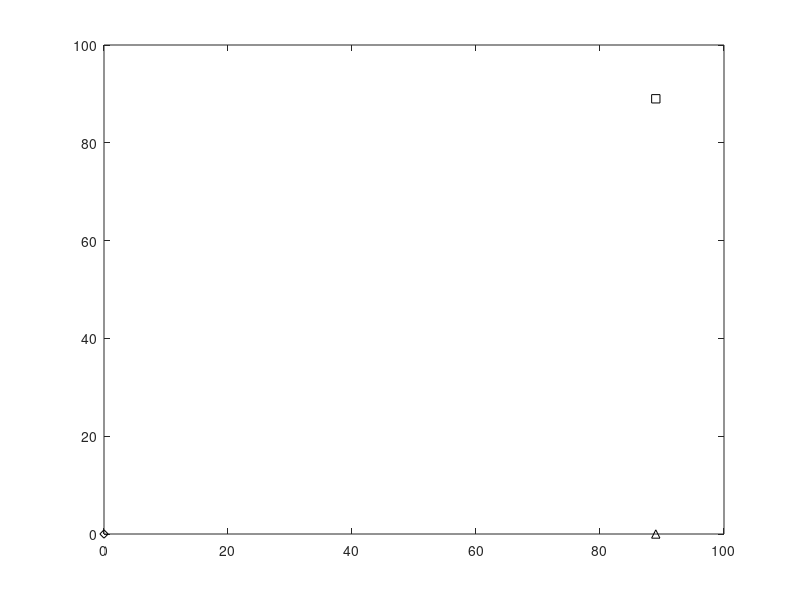

Recreate this plot in MATLAB. (Note: this script raises an error after producing the figure.)
function foptpath(numIterations,rep,num)

% FOPTPATH finds the fastest base running path from home to second base in
% a sample of [value of numIterations] random paths. It does this by
% calculating the time it would take to run along each random path, given
% that the runner sprints at a max speed of [value of v_max] ft/s,
% accelerates at [value of a_max] ft/s^2, decelerates at [value of a_min]
% ft/s^2, and sprints at [value of sqac(1)*sqrt("R")+sqac(2)] along a curve
% with radius of curvature "R". Therefore, with a large value for
% numIterations, the function can find an excellent approximation of the
% fastest path that an individual should take to go from home to second
% base.
%    Please read my academic paper (see link below) for a detailed
%    explanation of this function.
%
%    https://github.com/alensugimoto/optimum-path-finding-function/blob/
%    master/academicPaper.pdf

% UNITS
% 
% feet and seconds

% INPUTS
% 
% numIterations: 1 (default)
%    # == foptpath compares # paths before terminating
% 
% rep: 1 (default)
%    # == foptpath displays the fastest path found so far after every #
%         paths
% 
% num: 0 (default)
%   ~1 == foptpath runs normally
%    1 == foptpath is precise but slow

% BIBLIOGRAPHY
% 
% Tom O'Haver (2020). Fast smoothing function (https://www.mathworks.com/
%    matlabcentral/fileexchange/19998-fast-smoothing-function), MATLAB
%    Central File Exchange. Retrieved Jan 6, 2020.

switch nargin
    case 3
    case 2
        num = 0;
    case 1
        num = 0;
        rep = 1;
    otherwise
        numIterations = 1;
        num = 0;
        rep = 1;
end

% Edit the following values accordingly
v_max = 268/12;
a_max = v_max/3.11;
a_min = -v_max/(9.63-8.22);
sqac = [3.73 1.75];

% the body of the function starts here

maxPerpDist = ((v_max-sqac(2))/sqac(1))^2;
numPerpPoints = round(maxPerpDist+1);
numParaPoints = 6;
distBetwBases = 89;
pathPrcsn = 721;
desarcstep = 0.06;
paraStep = distBetwBases/(numParaPoints - 1);

%%%%%%%%%%%%%%%%%%%%%%%%%%%%%%%%

figure

% bases
b = plot(0,0,'kd',distBetwBases,0,'k^',distBetwBases,distBetwBases,'ks');
b(1).MarkerSize = 10;
b(2).MarkerSize = 10;
b(3).MarkerSize = 10;
hold off

axis([-10 125 -35 100])
daspect([1 1 1])
xlabel('x (ft)')
xticks([0 89])
xticklabels({'0','89'})
ylabel('y (ft)')
yticks([0 89])
yticklabels({'0','89'})
title({'A graph of the fastest path from home to second','base produced after comparing 0 path(s)'})
legend([b(1) b(2) b(3)],{'home base','inner corner of first base','second base'},'Location','NorthWest')
grid on
grid minor

inset = get(gca,'tightinset');
set(gca,'position',[inset(1:2),1-inset(1)-inset(3),1-inset(2)-inset(4)])

%%%%%%%%%%%%%%%%%%%%%%%%%%%

pnt = linspace(0,-maxPerpDist,numPerpPoints);

for i = 1:numIterations
    nx1 = linspace(0,distBetwBases,numParaPoints);
    nx2 = nx1;

    % home to first
    y1 = zeros(1,numParaPoints);
    y1(2) = pnt(randi(end));

    for j = 2:numParaPoints-2
        k = 1;
        while round(pnt(k)-y1(j),4) > round(-y1(j)/(numParaPoints-j),4)
            k = k+1;
        end

        l = numPerpPoints;
        while round(pnt(l)-y1(j),4) < round(y1(j)-y1(j-1),4)
            l = l-1;
        end

        y1(j+1) = pnt(randi([k,l]));
    end

    mBeforeFirst = paraStep/y1(end-1);
    ny1 = y1;
    y1 = fastsmooth(y1,3,1,0);

    % first to second
    y2 = zeros(1,numParaPoints);

    for j = 1:numParaPoints-2
        k = 1;
        while round(pnt(k)-y2(j),4) > round(-y2(j)/(numParaPoints-j),4)
            k = k+1;
        end

        l = numPerpPoints;
        if j == 1 && ~isinf(mBeforeFirst)
            while round(pnt(l)/paraStep,4) < round(mBeforeFirst,4)
                l = l-1;
            end
        elseif j > 1
            while round(pnt(l)-y2(j),4) < round(y2(j)-y2(j-1),4)
                l = l-1;
            end
        end

        y2(j+1) = pnt(randi([k,l]));
    end

    ny2 = y2;
    y2 = fastsmooth(y2,3,1,0);

    x1 = nx1;
    x2 = nx2;
    
    % smoothing first
    theta = atan((-ny2(2)+(x1(end-1)-distBetwBases))/(x2(2)+ny1(end-1)));
    ycomp1 = (x1(end-1)-distBetwBases)*sin(theta)+ny1(end-1)*cos(theta);
    ycomp2 = -ny2(2)*sin(theta)+x2(2)*cos(theta);
    result = (ycomp1+ycomp2)/3;
    xcomp = -1*result*sin(-theta);
    ycomp = result*cos(-theta);

    deltax = -xcomp;
    deltay = -ycomp;
    
    for k = 2:5
        y1(k) = y1(k)+deltay*((k-1)/5);
        x1(k) = x1(k)+deltax*((k-1)/5);
    end

    deltax = -ycomp;
    deltay = xcomp;
    
    for k = 2:5
        y2(k) = y2(k)+deltay*((6-k)/5);
        x2(k) = x2(k)+deltax*((6-k)/5);
    end

    % make pchips
    pp1 = pchip(x1,y1);
    pp2 = pchip(x2,y2);

    % smooth path through first
    mA = -1/pp2.coefs(1,3);
    mB = -1/(3*pp1.coefs(end,1)*(x1(end)-x1(end-1))^2+2*pp1.coefs(end,2)*(x1(end)-x1(end-1))+pp1.coefs(end,3));

    rise = 1/sqrt(1+mB^2) + 1/sqrt(1+1/mA^2);
    run = 1/sqrt(1+1/mB^2) + 1/sqrt(1+mA^2);
    mav = rise/run;

    f_p = pp1.coefs(end,3);
    A = [3*(x1(end)-x1(end-1))^2 2*(x1(end)-x1(end-1)); (x1(end)-x1(end-1))^3 (x1(end)-x1(end-1))^2];
    B = [mav-f_p; -y1(end-1)-f_p*(x1(end)-x1(end-1))];
    x = linsolve(A,B);
    pp1.coefs(end,:) = [x(1,:) x(2,:) f_p y1(end-1)];

    f_p = pp2.coefs(2,3);
    c = -1/mav;
    A = [3*x2(2)^2 2*x2(2); x2(2)^3 x2(2)^2];
    B = [f_p-c; y2(2)-c*x2(2)];
    x = linsolve(A,B);
    pp2.coefs(1,:) = [x(1,:) x(2,:) c 0];

    coefs = [pp1.coefs; pp2.coefs];

    % find arcs for every node
    arclen = zeros(1,pp1.pieces+pp2.pieces);

    for k = 1:pp1.pieces+pp2.pieces
        if k <=pp1.pieces
            xq = linspace(0,x1(k+1)-x1(k));
        else
            xq = linspace(0,x2(k+1-pp1.pieces)-x2(k-pp1.pieces));
        end
        xq_i = xq(1:end-1);
        xq_f = xq(2:end);
        expr_i = sqrt(1+(3.*coefs(k,1).*xq_i.^2 + 2.*coefs(k,2).*xq_i + coefs(k,3)).^2);
        expr_f = sqrt(1+(3.*coefs(k,1).*xq_f.^2 + 2.*coefs(k,2).*xq_f + coefs(k,3)).^2);
        if k == 1
            arclen(k) = sum(0.5.*(xq_f-xq_i).*(expr_f+expr_i),2);
        else
            arclen(k) = arclen(k-1) + sum(0.5.*(xq_f-xq_i).*(expr_f+expr_i),2);
        end
    end

    % find speed vs distance graph
    a = [x1(1:numParaPoints-1) x2(1:numParaPoints-1)+distBetwBases];
    timePrcsn = round((arclen(end)/desarcstep)+1);
    arcstep = arclen(end)/(timePrcsn-1);
    s = linspace(0,arclen(end),timePrcsn);
    v = zeros(1,timePrcsn);
    v0 = v;
    prevPiece = 0;
    xprev = 0;
    yprev = sqrt(1+coefs(1,3)^2);

    for k = 1:timePrcsn
        pieces = find(sort([arclen s(k)])==s(k));
        piece = pieces(1);

        if prevPiece ~= piece
            c = coefs(piece,:);
        end

        if k ~= 1
            x = s(k)-s(k-1)+xprev;
            x0 = -1;
        else
            x = s(k);
        end

        if x ~= 0
            while round(x0,4) ~= round(x,4) 
                y = sqrt(1+(3*c(1)*(x-a(piece)).^2+2*c(2)*(x-a(piece))+c(3)).^2);
                if num == 1
                    expr = @(x) sqrt(1+(3*c(1)*(x-a(piece)).^2+2*c(2)*(x-a(piece))+c(3)).^2);
                    intfun = -arcstep + integral(expr,xprev,x);
                    intfun_p = y;
                    x0 = x;
                    x = x0 - (intfun/intfun_p);
                else
                    fun = 0.5*(x-xprev)*(y+yprev) - arcstep;
                    fun_p = 0.5*((y+yprev) + (x-xprev)*(3*c(1)*(x-a(piece))^2+2*c(2)*(x...
                        -a(piece))+c(3))*(6*c(1)*(x-a(piece))+2*c(2))/y);
                    x0 = x;
                    x = x0 - (fun/fun_p);
                end
            end
        end

        f_2p = 6*c(1)*(x-a(piece))+2*c(2);
        f_p = 3*c(1)*(x-a(piece))^2+2*c(2)*(x-a(piece))+c(3);

        r = (sqrt(1+f_p^2)^3)/(abs(f_2p));
        v1 = sqac(1)*sqrt(r)+sqac(2);

        v0(k) = min(v1,v_max);

        % correcting the graph
        if k > 1
            if k~=timePrcsn
                v(k) = min(v1,v_max);
            end
            for l = k-1:-1:1
                v_maxSlope = sqrt(v(l)^2+2*a_max*(s(l+1)-s(l)));
                v_minSlope = sqrt(v(l+1)^2-2*a_min*(s(l+1)-s(l)));
                if v(l+1) > v_maxSlope && l~=timePrcsn-1
                    v(l+1) = v_maxSlope;
                    break
                elseif v(l) > v_minSlope && l~=1
                    v(l) = v_minSlope;
                else
                    break
                end
            end
        end

        prevPiece = piece;
        xprev = x;
        yprev = sqrt(1+(3*c(1)*(x-a(piece))^2+2*c(2)*(x-a(piece))+c(3))^2);
    end

    t = 0;
    for k = 2:timePrcsn-2
        m = (v(k+1)-v(k))/arcstep;
        if m~=0
            t = t + log(v(k+1)/v(k))/m;
        else
            t = t + arcstep/v(k);
        end
    end

    if i==1 || t<=t_min
        X1 = x1;
        Y1 = y1;
        X2 = x2;
        Y2 = y2;
        PP1 = pp1;
        PP2 = pp2;
        if i==1 || t<t_min
            bests = 0;
        end
        t_min = t;
    end
        
    bests = bests+1;

    if (rem(i,rep)==0) || i==numIterations
        figure(get(gcf,'Number'))
            
        % random paths
        xq = linspace(0,x1(end-1),pathPrcsn);
        xq2 = linspace(x2(2),distBetwBases,pathPrcsn);
        p1 = pchip(x1,y1,xq);
        p2 = pchip(x2,y2,xq2);

        rand1 = plot(xq,p1,'k-',-p2+distBetwBases,xq2,'k-');
        hold on

        xq = linspace(0,x1(end)-x1(end-1));
        xq2 = linspace(0,x2(2)-x2(1));
        rand2 = plot(xq+x1(end-1),polyval(pp1.coefs(end,:),xq),'k-',-polyval(...
            pp2.coefs(1,:),xq2)+distBetwBases,xq2,'k-');
        hold on
        
        rand1(1).Color = [0.7 0.7 0.7];
        rand1(2).Color = [0.7 0.7 0.7];
        rand2(1).Color = [0.7 0.7 0.7];
        rand2(2).Color = [0.7 0.7 0.7];
        rand1(1).LineWidth = 2;
        rand1(2).LineWidth = 2;
        rand2(1).LineWidth = 2;
        rand2(2).LineWidth = 2;
        
        % optimums
        xq = linspace(0,X1(end-1),pathPrcsn);
        xq2 = linspace(X2(2),distBetwBases,pathPrcsn);
        p1 = pchip(X1,Y1,xq);
        p2 = pchip(X2,Y2,xq2);
        
        opt1 = plot(xq,p1,'k-',-p2+distBetwBases,xq2,'k-');
        hold on

        xq = linspace(0,X1(end)-X1(end-1));
        xq2 = linspace(0,X2(2)-X2(1));
        opt2 = plot(xq+X1(end-1),polyval(PP1.coefs(end,:),xq),'k-',-polyval(PP2.coefs(1,:),...
            xq2)+distBetwBases,xq2,'k-');
        hold on
        
        opt1(1).LineWidth = 2;
        opt1(2).LineWidth = 2;
        opt2(1).LineWidth = 2;
        opt2(2).LineWidth = 2;

        % bases
        b = plot(0,0,'kd',distBetwBases,0,'k^',distBetwBases,distBetwBases,'ks');
        b(1).MarkerSize = 10;
        b(2).MarkerSize = 10;
        b(3).MarkerSize = 10;
        hold off
        
        axis([-10 125 -35 100])
        daspect([1 1 1])
        xlabel('x (ft)')
        xticks([0 89])
        xticklabels({'0','89'})
        ylabel('y (ft)')
        yticks([0 89])
        yticklabels({'0','89'})
        title({'A graph of the fastest path from home to second',[ 'base produced after comparing '...
            num2str(i) ' path(s)']})
        legend([b(1) b(2) b(3) rand1(1) opt1(1)],{'home base','inner corner of first base',...
            'second base','randomly selected paths','fastest path found so far'},'Location',...
            'NorthWest')
        grid on
        grid minor
        
        text(30,36,{'Fastest path''s time: ',['\fontsize{15}' num2str(t_min) ' sec']})
    end
end

fprintf('Fastest path''s time: %4.2f sec (2DP)\n', t_min);

end